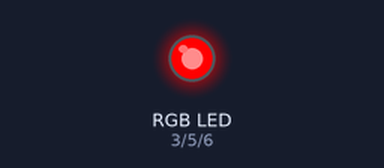
The sketch below on a simulated Arduino Uno, built with avr-gcc and run on an emulated ATmega328P. Shown: an RGB LED mixed from three pins (HIGH = lit). Dim RGB values are drawn brighter than linear.

Above: at 0.05 s.
At 7.55 s:
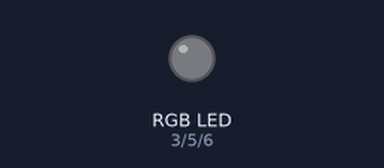
At 15.05 s:
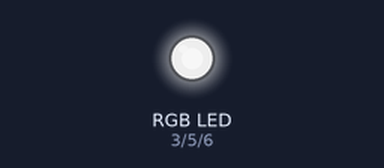
At 22.4 s:
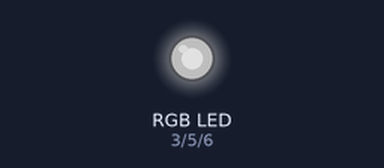
At 29.9 s:
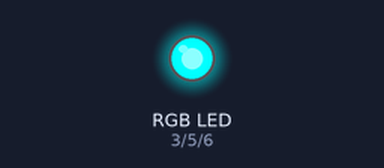
Timing chart, 0 to 39.0 s (numbered marks = the images above):
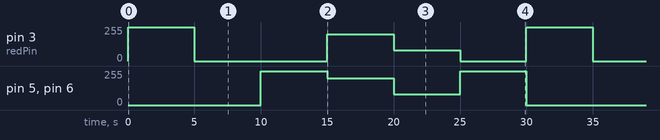

Measured:
- by itself, pin 3 (redPin): repeats every 30.0 s: 0/255 10.0 s, 199/255 5.0 s, 80/255 5.0 s, 0/255 5.0 s, 255/255 5.0 s
- by itself, pin 5 (greenPin), pin 6 (bluePin): repeats every 30.0 s: 199/255 5.0 s, 80/255 5.0 s, 255/255 5.0 s, 0/255 10.0 s, 255/255 5.0 s

The sketch:

RGB.ino
```cpp
//int LED_PIN = 7;
int redPin = 3;
int greenPin = 5;
int bluePin = 6;

//int onTime = 3050;
//int offTime = 500;
void setup() {
  // initialize digital pin 13 as an output.
  pinMode(redPin, OUTPUT);
  pinMode(greenPin, OUTPUT);
  pinMode(bluePin, OUTPUT);
}

void loop() {
 setColour(255,0,0);
 delay(5000);
 setColour(0,255,0);
 delay(5000);
 setColour(0,0,255);
 delay(5000);
 setColour(199,199,199);
 delay(5000);
  setColour(80,0,80);
 delay(5000);
 setColour(0,255,255);
 delay(5000);
}
void setColour(int red, int green, int blue)
{
//red = 255- red;
//green = 255- green;
//blue = 255 - blue;
 analogWrite(redPin,red);
 analogWrite(greenPin, blue);
 analogWrite(bluePin, blue);
}
```
